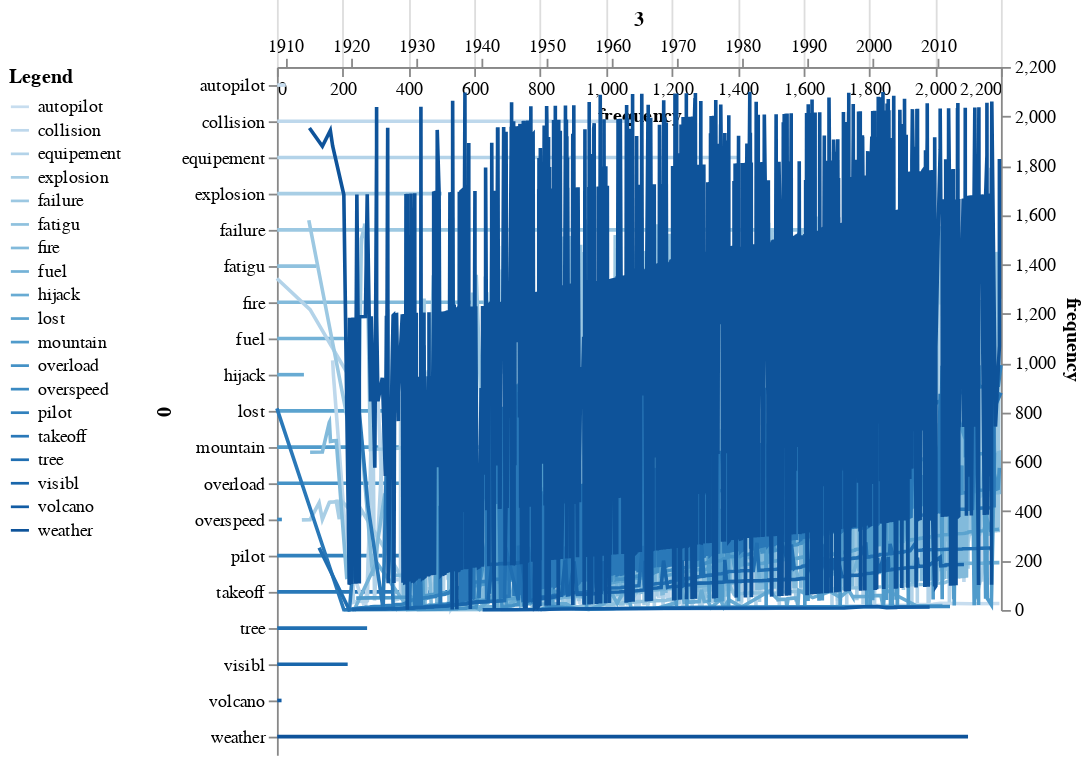

The notebook cell this image was saved under:
### Markdown cell above
#Check out the same chart done in Tableau
-Log Scale

https://public.tableau.com/views/FrequentCrashCauses-LogScale/Sheet1?:display_count=y&:origin=viz_share_link



-Normal Scale

https://public.tableau.com/views/FrequentCrashCauses-NormalScale/Sheet12?:display_count=y&:origin=viz_share_link


-Crashes over the Years

https://public.tableau.com/shared/P5Y6583HC?:display_count=y&:origin=viz_share_link

### Code cell
#Not really  good chart
#TODO: Replicate visualization 1 
line_chart=alt.Chart(df2).mark_line().transform_window(
  frequency='sum(1)', 
  groupby=['0']
).encode(
    alt.X('frequency:Q'),
   alt.Y('0:O',sort=alt.EncodingSortField(field="frequency_word",order='descending') ),
  color=alt.Color('0:O', legend=alt.Legend(title="Legend",orient="left") ),

  tooltip = ['3:T','0:O', ]
)


line_chart2=alt.Chart(df2).mark_line().transform_window(
  frequency='sum(1)', 
  groupby=['0']
).encode(
    alt.Y('frequency:Q'),
   alt.X('3:T',sort=alt.EncodingSortField(field="frequency_word",order='descending') ),
  color=alt.Color('0:O', legend=alt.Legend(title="Legend",orient="left") ),

  tooltip = ['3:T','0:O', ]
)

line_chart+ line_chart2

### Figure 1 — Vega-Lite specification as saved in the notebook (floating-point values rounded to 4 significant figures; data arrays with more than 128 entries replaced by an {"elided": "..."} marker saying what was removed)
{"config": {"view": {"continuousWidth": 400, "continuousHeight": 300}}, "layer": [{"mark": "line", "encoding": {"color": {"type": "ordinal", "field": "0", "legend": {"orient": "left", "title": "Legend"}}, "tooltip": [{"type": "temporal", "field": "3"}, {"type": "ordinal", "field": "0"}], "x": {"type": "quantitative", "field": "frequency"}, "y": {"type": "ordinal", "field": "0", "sort": {"field": "frequency_word", "order": "descending"}}}, "transform": [{"window": [{"op": "sum", "field": "1", "as": "frequency"}], "groupby": ["0"]}]}, {"mark": "line", "encoding": {"color": {"type": "ordinal", "field": "0", "legend": {"orient": "left", "title": "Legend"}}, "tooltip": [{"type": "temporal", "field": "3"}, {"type": "ordinal", "field": "0"}], "x": {"type": "temporal", "field": "3", "sort": {"field": "frequency_word", "order": "descending"}}, "y": {"type": "quantitative", "field": "frequency"}}, "transform": [{"window": [{"op": "sum", "field": "1", "as": "frequency"}], "groupby": ["0"]}]}], "data": {"name": "data-f680d529d60c06ad9e4c1bb5f64bb329"}, "$schema": "https://vega.github.io/schema/vega-lite/v4.0.2.json", "datasets": {"data-f680d529d60c06ad9e4c1bb5f64bb329": {"elided": "12194 records"}}}
